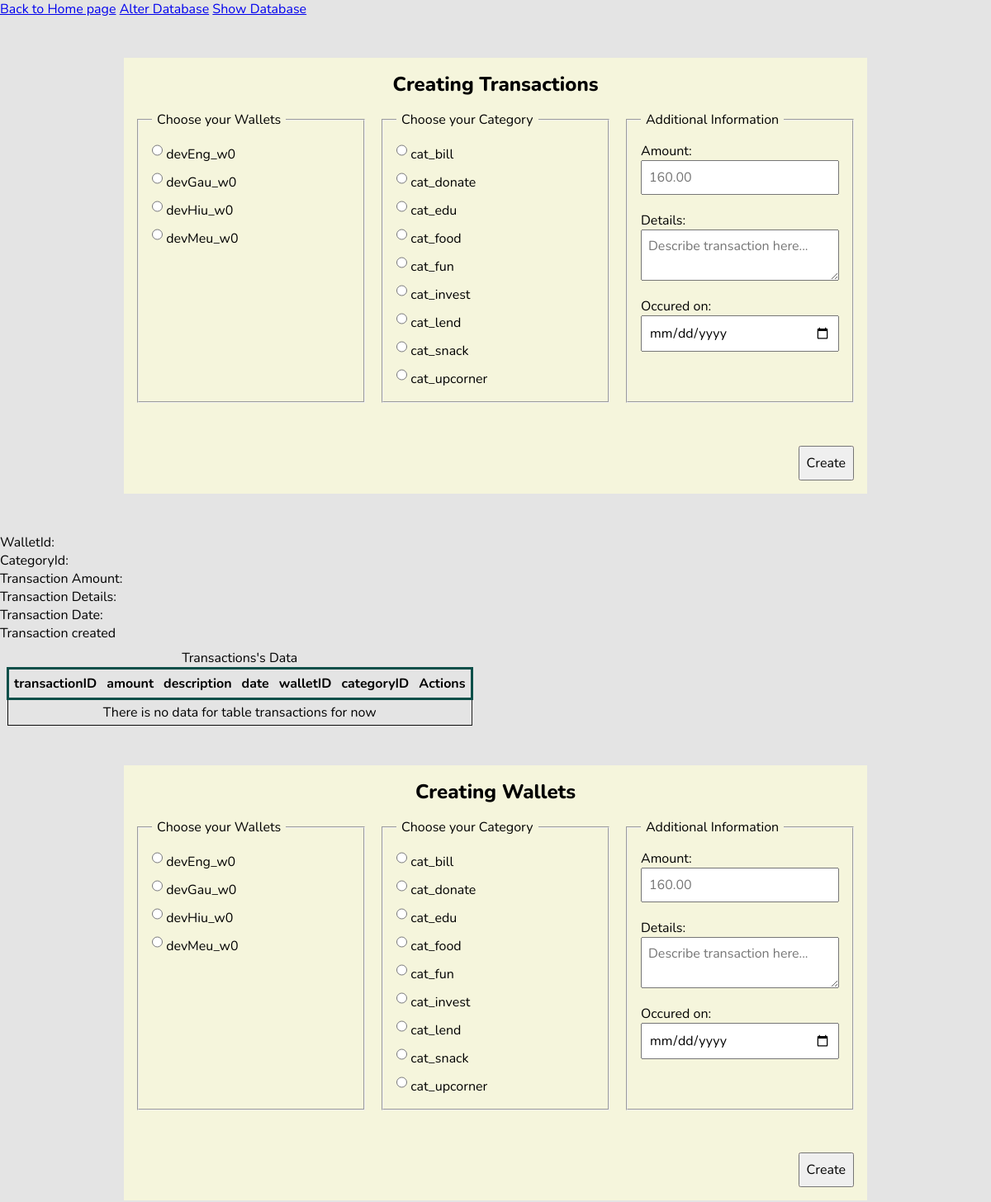
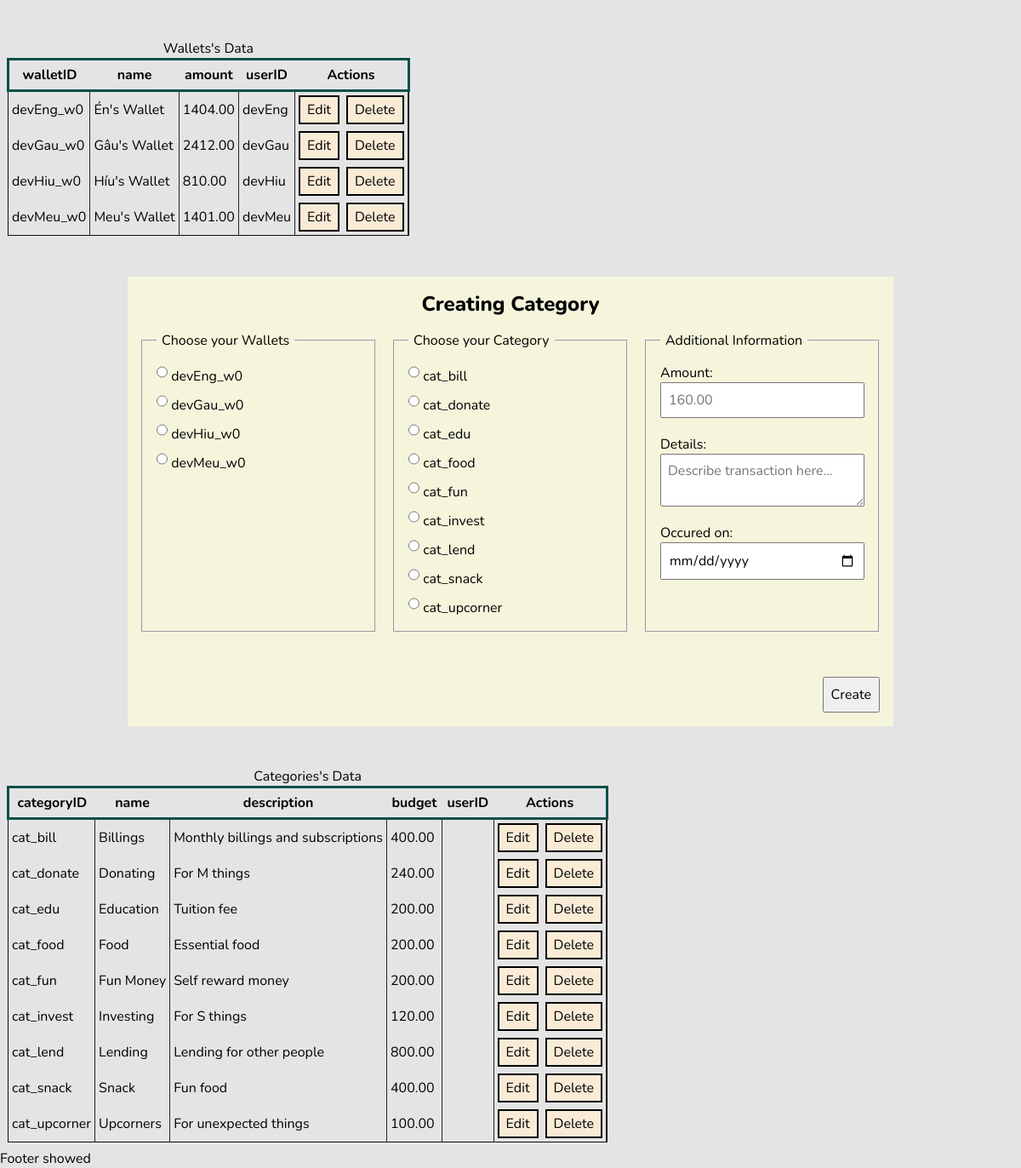
The app's page /servers/alter-all.php with its own data (2 pictures, top to bottom).
### tables this page shows
CREATE TABLE wallets (
	walletID VARCHAR(255) NOT NULL,
	name VARCHAR(100),
	amount DECIMAL(36, 2),
	PRIMARY KEY (walletID),

	userID VARCHAR(255) NOT NULL,
	CONSTRAINT fk_userID_w FOREIGN KEY (userID) REFERENCES users(userID) ON DELETE CASCADE
);

CREATE TABLE categories (
	categoryID VARCHAR(255) NOT NULL,
	name VARCHAR(100),
	description TEXT,
	budget DECIMAL(36, 2),
	PRIMARY KEY (categoryID),
	
	userID VARCHAR(255),
	CONSTRAINT fk_userID_c FOREIGN KEY (userID) REFERENCES users(userID) ON DELETE CASCADE
);

### servers/alter-all.php (called while the page is built, shortened)
<?php include "../components/header_server.php" ?>
<?php
	$field_query = "SELECT * FROM categories";
	$field_query_result = mysqli_query($connection, $field_query);
?>
<?php include "./alter/alter-transaction.php"; ?>
<?php include "./alter/alter-wallet_category.php"; ?>
<?php include "../components/footer_server.php" ?>

### servers/display/display-data.php (the view, shortened to what this page needs)
<?php
	$data_query = "SELECT * FROM $target_table";
    if(isset($custom_query)) {
        $data_query = $custom_query;
    } else {
		$column_field_name_query = "SHOW COLUMNS FROM $target_table";
		$column_field_name_result = mysqli_query($connection, $column_field_name_query);
	}
	$data_query_result = mysqli_query($connection, $data_query);
	$data_list = mysqli_fetch_all($data_query_result, MYSQLI_ASSOC);
	if (isset($target_table_size)) {
		$target_table_size = @$target_table_size;
	} else {
		$target_table_size = 1;
	}
?>
<div class="container">
	<table class="data-table <?php echo $target_table_size; ?>">
		<caption>
			<?php
				if(isset($custom_table_name)) {
					echo ucfirst($custom_table_name);
				} else {
					echo ucfirst($target_table);
				}
			?>'s Data
		</caption>
		<thead>
			<tr>
				<?php
					if ($column_field_name_result) {
						$column_count = 0;
						if (isset($custom_query)) {
							foreach (array_keys($data_list[0]) as $field) {
								echo '<th>' . $field . '</th>';
							}
						} else {
							while ($column = mysqli_fetch_array($column_field_name_result)) {
								echo '<th>' . $column["Field"] . '</th>';
								++$column_count;
							}
						}
					} else {
						echo "Error: " . $connection->error;
					}
				?>
				<th>Actions</th>
			</tr>
		</thead>
		<tbody>
			<?php if (empty($data_list)): ?>
				<tr><td class="text-center" colspan="<?php echo $column_count + 1; ?>">
					<p>There is no data for table <?php echo $target_table; ?> for now</p>
				</td></tr>
			<?php endif; ?>
			<?php foreach ($data_list as $data): ?>
				<tr>
					<?php
						$countKey = 0;
						$recordID = "";
						foreach (array_keys($data) as $key) {
							if ($countKey == 0) {
								$recordID = $data[$key];
								$countKey++;
							}
							echo "<td>$data[$key]</td>";
						}
					?>
					<td style="display: flex; gap: 8px;">
						<?php
							$delete_page = SITEURL . "servers/alter/";
							if ($target_table == "transactions") {
								$delete_page = $delete_page . "delete-transaction.php";
							} elseif (
								$target_table == "categories" ||
								$target_table == "wallets" ||
								$target_table == "wallet_category") {
								$delete_page = $delete_page . "delete-wallet_category.php";
							} else {
								$delete_page = $delete_page . "wtf-are-u-doing.php";
							}
						?>
						<button class="action-btn edit notYet">Edit</button>
						<a
							href="<?php
								echo $delete_page . "?recordID=" . $recordID .
								"&fromTable=" . $target_table .
								"&fromPage=display";
							?>"
							class="action-btn delete notYet"
							data-table-id="<?php echo $target_table; ?>"
							data-record-id="<?php echo $recordID; ?>"
							>Delete
						</a>
					</td>
				</tr>
			<?php endforeach; ?>
		</tbody>
	</table>
</div>

### components/header_server.php (shortened to what this page needs)
<!DOCTYPE html>
<html lang="en">
<head>
    <link rel="stylesheet" href="../styles/server.css">
</head>
<body>
    <header class="admin-header">
        <a href="../index.php">Back to Home page</a>
        <a href="./alter-all.php">Alter Database</a>
        <a href="./display-all.php">Show Database</a>
    </header>

### servers/alter/alter-transaction.php (shortened to what this page needs)
<?php
    $transWallet_Data = $transCategory_Data = $transAmount_Data = $transDetails_Data = $transDate_Data = "";
?>
<section class="alter_info" id="info_transaction">
	<div class="form-container">
		<div class="title">Creating Transactions</div>
		<form action="<?php echo htmlspecialchars($_SERVER["PHP_SELF"]); ?>" method="POST" id="createTransactionForm">
			<fieldset>
				<legend>Choose your Wallets</legend>
				<?php
					$wallet_query = "SELECT * FROM wallets";
					$wallet_query_result = mysqli_query($connection, $wallet_query);
					$wallet_data_all = mysqli_fetch_all($wallet_query_result, MYSQLI_ASSOC);
					foreach (array_values($wallet_data_all) as $wallet_data) {
						$walletID = $wallet_data["walletID"];
						echo    "<label for='$walletID'>
									<input type='radio' name='transWallet' value='$walletID'>
								$walletID</label>" . "";
					}
				?>
			</fieldset>
			<fieldset>
				<legend>Choose your Category</legend>
				<?php
					$category_query = "SELECT * FROM categories";
					$category_query_result = mysqli_query($connection, $category_query);
					$category_data_all = mysqli_fetch_all($category_query_result, MYSQLI_ASSOC);
					foreach (array_values($category_data_all) as $category_data) {
						$categoryID = $category_data["categoryID"];
						echo    "<label for='$categoryID'>
									<input type='radio' name='transCategory' value='$categoryID'>
								$categoryID</label>" . "";
					}
				?>
			</fieldset>
			<fieldset class="ext-info">
				<legend>Additional Information</legend>
				<label>
					Amount:
					<input type="number" name="transAmount" step="0.01" placeholder="160.00">
				</label>
				<label>
					Details:
					<textarea name="transDetails" placeholder="Describe transaction here..."></textarea>
				</label>
				<label>
					Occured on:
					<input type="date" name="transDate" id="transaction-date">
				</label>
			</fieldset>
			<div class="bottom-right">
				<input class="btn" type="submit" name="transactionCreated" value="Create">
			</div>
		</form>
	</div>
	<div class="info-display-tab">
		<?php
			echo "<p>WalletId: " . $transWallet_Data . "</p>";
			echo "<p>CategoryId: " . $transCategory_Data . "</p>";
			echo "<p>Transaction Amount: " . $transAmount_Data . "</p>";
			echo "<p>Transaction Details: " . $transDetails_Data . "</p>";
			echo "<p>Transaction Date: " . $transDate_Data . "</p>";
			echo "<p>Transaction created " . isset($_POST["transactionCreated"]) . "</p>";
		?>
	</div>
	<?php
		echo '<div class="">';
		$target_table = "transactions";
		include "./display/display-data.php";
		echo '</div>';
	?>
</section>

### servers/alter/alter-wallet_category.php (shortened to what this page needs)
<section class="alter_info half-pane" id="info_wallet">
	<div class="form-container">
		<div class="title">Creating Wallets</div>
		<form action="<?php echo htmlspecialchars($_SERVER["PHP_SELF"]); ?>" method="POST" id="createTransactionForm">
			<fieldset>
				<legend>Choose your Wallets</legend>
				<?php
					$wallet_query = "SELECT * FROM wallets";
					$wallet_query_result = mysqli_query($connection, $wallet_query);
					$wallet_data_all = mysqli_fetch_all($wallet_query_result, MYSQLI_ASSOC);
					foreach (array_values($wallet_data_all) as $wallet_data) {
						$walletID = $wallet_data["walletID"];
						echo    "<label for='$walletID'>
									<input type='radio' name='transWallet' value='$walletID'>
								$walletID</label>" . "";
					}
				?>
			</fieldset>
			<fieldset>
				<legend>Choose your Category</legend>
				<?php
					$category_query = "SELECT * FROM categories";
					$category_query_result = mysqli_query($connection, $category_query);
					$category_data_all = mysqli_fetch_all($category_query_result, MYSQLI_ASSOC);
					foreach (array_values($category_data_all) as $category_data) {
						$categoryID = $category_data["categoryID"];
						echo    "<label for='$categoryID'>
									<input type='radio' name='transCategory' value='$categoryID'>
								$categoryID</label>" . "";
					}
				?>
			</fieldset>
			<fieldset class="ext-info">
				<legend>Additional Information</legend>
				<label>
					Amount:
					<input type="number" name="transAmount" step="0.01" placeholder="160.00">
				</label>
				<label>
					Details:
					<textarea name="transDetails" placeholder="Describe transaction here..."></textarea>
				</label>
				<label>
					Occured on:
					<input type="date" name="transDate" id="transaction-date">
				</label>
			</fieldset>
			<div class="bottom-right">
				<input class="btn" type="submit" name="transactionCreated" value="Create">
			</div>
		</form>
	</div>
	<?php
		echo '<div class="">';
		$target_table = "wallets";
		include "./display/display-data.php";
		echo '</div>';
	?>
</section>
<section class="alter_info half-pane" id="info_category">
	<div class="form-container">
		<div class="title">Creating Category</div>
		<form action="<?php echo htmlspecialchars($_SERVER["PHP_SELF"]); ?>" method="POST" id="createTransactionForm">
			<fieldset>
				<legend>Choose your Wallets</legend>
				<?php
					$wallet_query = "SELECT * FROM wallets";
					$wallet_query_result = mysqli_query($connection, $wallet_query);
					$wallet_data_all = mysqli_fetch_all($wallet_query_result, MYSQLI_ASSOC);
					foreach (array_values($wallet_data_all) as $wallet_data) {
						$walletID = $wallet_data["walletID"];
						echo    "<label for='$walletID'>
									<input type='radio' name='transWallet' value='$walletID'>
								$walletID</label>" . "";
					}
				?>
			</fieldset>
			<fieldset>
				<legend>Choose your Category</legend>
				<?php
					$category_query = "SELECT * FROM categories";
					$category_query_result = mysqli_query($connection, $category_query);
					$category_data_all = mysqli_fetch_all($category_query_result, MYSQLI_ASSOC);
					foreach (array_values($category_data_all) as $category_data) {
						$categoryID = $category_data["categoryID"];
						echo    "<label for='$categoryID'>
									<input type='radio' name='transCategory' value='$categoryID'>
								$categoryID</label>" . "";
					}
				?>
			</fieldset>
			<fieldset class="ext-info">
				<legend>Additional Information</legend>
				<label>
					Amount:
					<input type="number" name="transAmount" step="0.01" placeholder="160.00">
				</label>
				<label>
					Details:
					<textarea name="transDetails" placeholder="Describe transaction here..."></textarea>
				</label>
				<label>
					Occured on:
					<input type="date" name="transDate" id="transaction-date">
				</label>
			</fieldset>
			<div class="bottom-right">
				<input class="btn" type="submit" name="transactionCreated" value="Create">
			</div>
		</form>
	</div>
	<?php
		echo '<div class="">';
		$target_table = "categories";
		include "./display/display-data.php";
		echo '</div>';
	?>
</section>

### components/footer_server.php (shortened to what this page needs)
	<footer>
		<p>Footer showed</p>
	</footer>
</body>
</html>

### styles/server.css (style rules this page uses)
* { margin: 0; padding: 0; box-sizing: border-box; font-family: 'Nunito', sans-serif; font-size: 16px; border-collapse: collapse; }
:root { --dark: #0d0d0d; --light: #e4e4e4; }
html { scroll-behavior: smooth; }
body { background-color: #e4e4e4; }
.text-center { text-align: center; }
.notYet { position: relative; }
table.data-table { margin: 8px; border: 1px solid #0d0d0d; max-width: 800px; }
table.data-table > thead > tr { border: 3px solid rgb(11, 79, 73); }
table.data-table > thead > tr > th { border-bottom: 2px solid #242424; padding: 6px; }
table.data-table > tbody > tr > td { border-right: 1px solid #242424; padding: 4px; }
table.data-table .action-btn { padding: 4px 8px; background-color: antiquewhite; color: #000; text-decoration: none; display: inline-block; border: 2px solid #000; }
.form-container { position: relative; background-color: beige; width: 75%; padding: 16px; padding-top: 64px; margin: 48px auto; }
.form-container .title { position: absolute; margin: 16px auto; top: 0; left: 50%; transform: translateX(-50%); font-size: 24px; font-weight: 800; text-align: center; width: 100%; }
.form-container form { display: grid; grid-template-columns: repeat(3, 1fr); grid-template-rows: repeat(5, 1fr); gap: 20px; position: relative; }
.form-container form fieldset { padding: 16px; display: flex; flex-direction: column; grid-column: auto; grid-row: span 4; gap: 8px; }
.form-container form fieldset legend { padding: 0 6px; }
.form-container form input, .form-container form textarea { min-height: 20px; padding: 8px; }
.form-container form fieldset.ext-info label { display: flex; flex-direction: column; margin-bottom: 12px; }
.form-container form .bottom-right { background-color: antiquewhite; position: absolute; right: 0; bottom: 0; }
.form-container form input.btn { position: relative; }
.half-pane { flex: 1; }

### records on screen
wallets: walletID "devEng_w0", name "Én's Wallet", amount "1404.00", userID "devEng"
wallets: walletID "devGau_w0", name "Gâu's Wallet", amount "2412.00", userID "devGau"
wallets: walletID "devHiu_w0", name "Híu's Wallet", amount "810.00", userID "devHiu"
wallets: walletID "devMeu_w0", name "Meu's Wallet", amount "1401.00", userID "devMeu"
categories: categoryID "cat_bill", name "Billings", description "Monthly billings and subscriptions", budget "400.00"
categories: categoryID "cat_donate", name "Donating", description "For M things", budget "240.00"
categories: categoryID "cat_edu", name "Education", description "Tuition fee", budget "200.00"
categories: categoryID "cat_food", name "Food", description "Essential food", budget "200.00"
categories: categoryID "cat_fun", name "Fun Money", description "Self reward money", budget "200.00"
categories: categoryID "cat_invest", name "Investing", description "For S things", budget "120.00"
categories: categoryID "cat_lend", name "Lending", description "Lending for other people", budget "800.00"
categories: categoryID "cat_snack", name "Snack", description "Fun food", budget "400.00"
categories: categoryID "cat_upcorner", name "Upcorners", description "For unexpected things", budget "100.00"

### other values on screen
$target_table "Transactions Wallets Categories"
$column["Field"] "transactionID"
$column["Field"] "amount"
$column["Field"] "description"
$column["Field"] "date"
$column["Field"] "walletID"
$column["Field"] "categoryID"
$target_table "transactions"
$column["Field"] "name"
$column["Field"] "userID"
$column["Field"] "budget"
